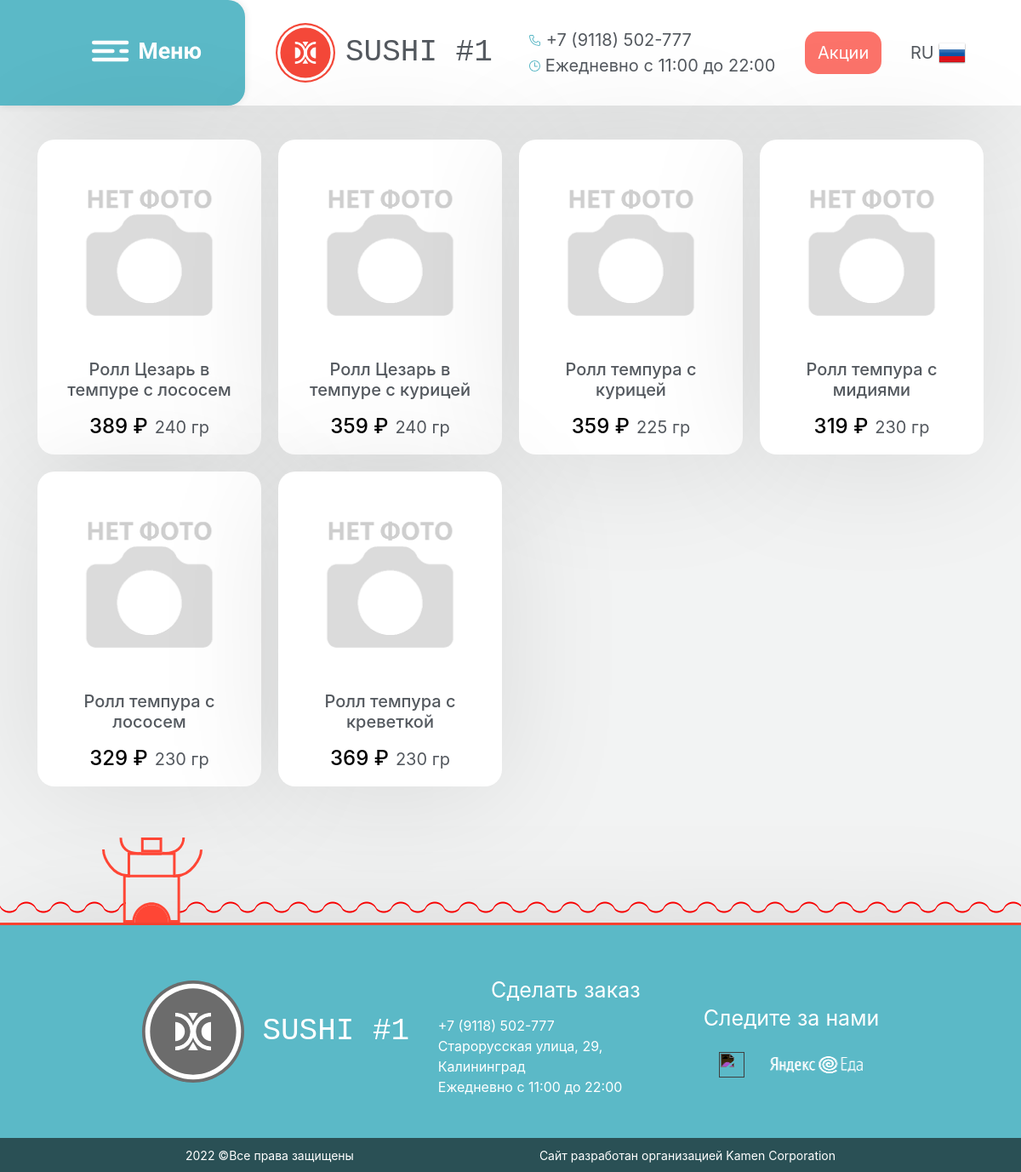
The page /category/3 on the database its author committed.
### index.py (models this page shows)
class Food(db.Model):
    id = db.Column(db.Integer, primary_key=True)
    name = db.Column(db.String, nullable=False)
    price = db.Column(db.String, nullable=False)
    weight = db.Column(db.String, nullable=False)
    description = db.Column(db.String, nullable=False)
    filename = db.Column(db.String, default="-1.png")

### index.py (the view)
@app.route("/category/<int:category_id>")
def show_category(category_id):
    category = db.session.query(Categories).filter_by(id=category_id).first_or_404()
    foods_ids = json.loads(category.food_list)
    food_list = db.session.query(Food).filter(Food.id.in_(foods_ids)).all()
    return render_template("category.html", food_list=food_list, category_name=category.name)

### templates/category.html (shortened to what this page needs)
{% extends 'base.html' %}
{% block body %}
<main>
<div class="default-screen">
    {% for i in range(0, food_list|length // 4 + (1 if food_list|length % 4 != 0 else 0)) %}
	<section class="row-objects" style="width: 100%; justify-content: center;">
		{% for j in range(0, 4) %}
		{% if i*4+j < food_list|length %}
			<div class="list-object list-object-parent" onClick="document.location='/meal/{{ food_list[i*4+j].id }}'">
				<div class="list-object-category" style="background-image: url('..//static/media/food/{{food_list[i*4+j].filename}}');"></div>
				<div style="max-width: 80%;"> <h5> {{ food_list[i*4+j].name }} </h5> </div>
				<div style="margin-left: 0em; display: flex; flex-direction: raw;">
					<div style="color: #000; margin-right: 8px;"> <h4> {{ food_list[i*4+j].price }} &#x20bd; </h4> </div>
					<span style="display: flex; align-items: flex-end; margin-bottom: 8px;"> <h7 >{{ food_list[i*4+j].weight }} гр </h7> </span>
				</div>
			</div>
		{% endif %}
		{% endfor %}
	</section>
	{% endfor %}
</div>
</main>
{% endblock %}

### static/css/style.css (style rules this page uses)
html { height: 100%; width: 100%; }
body { background-color: #f2f3f3; color: #54595F; margin: 0; padding: 0; width: 100%; height: 100%; font-size: 20px !important; }
main { width: 65%; margin-left: auto; margin-right: auto; }
.row-objects { margin: 20px auto; display: flex; justify-content: space-evenly; align-items: center; }
.list-object { box-shadow: 0 0px 10px rgba(0,0,0,0.1); background-color: #666; min-width: 263px; width: 40vw; height: 40vw; max-height: 270px; border-radius: 20px; text-align: center; margin: 0 1vw; }

### templates/category.html (style rules this page uses)
.list-object-parent { display: flex; flex-direction: column; justify-content: space-evenly; cursor: pointer; width: 30vw; height: 30vw; margin: 0 10px; min-height: 370px; max-height: 390px; background-color: #fff; box-shadow: 0 10px 150px rgba(0,0,0,0.1); align-items: center; }
.list-object-category { width: 85%; height: 90%; max-height: 200px; background-color: #fff; border-radius: 20px;  margin-left: 0; margin-right: 0; margin-top: 20px; margin-bottom: 20px; background-size: cover; background-repeat: no-repeat; background-position: center; }

### rows shown on the page
Food: filename (picture), name "Ролл Цезарь в темпуре с лососем", price "389", weight "240"
Food: filename (picture), name "Ролл Цезарь в темпуре с курицей", price "359", weight "240"
Food: filename (picture), name "Ролл темпура с курицей", price "359", weight "225"
Food: filename (picture), name "Ролл темпура с мидиями", price "319", weight "230"
Food: filename (picture), name "Ролл темпура с лососем", price "329", weight "230"
Food: filename (picture), name "Ролл темпура с креветкой", price "369", weight "230"
